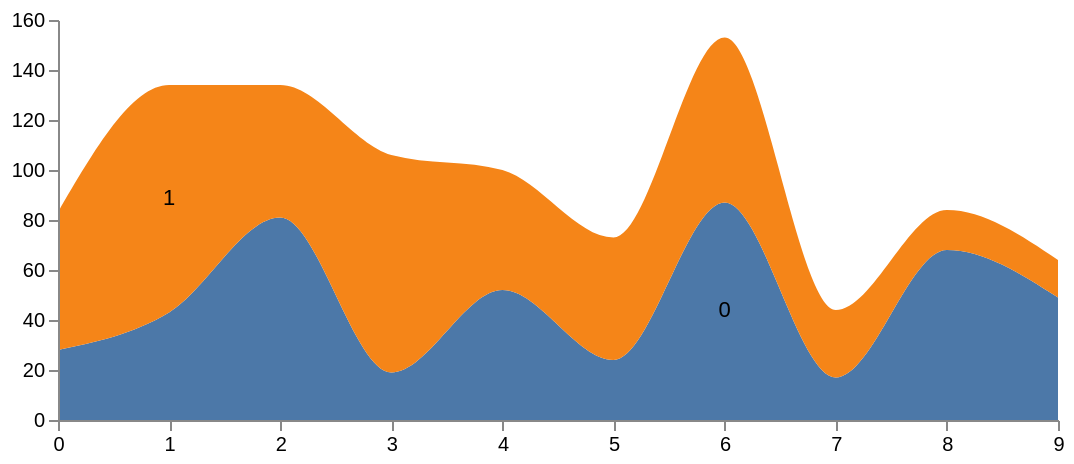

Write a Vega-Lite specification for this figure.
### Vega specification from a JSON file in a GitHub repository (floating-point values rounded to 4 significant figures)
{"$schema": "https://vega.github.io/schema/vega/v4.json", "width": 500, "height": 200, "padding": 5, "data": [{"name": "table", "values": [{"x": 0, "y": 28, "c": 0}, {"x": 0, "y": 55, "c": 1}, {"x": 1, "y": 43, "c": 0}, {"x": 1, "y": 91, "c": 1}, {"x": 2, "y": 81, "c": 0}, {"x": 2, "y": 53, "c": 1}, {"x": 3, "y": 19, "c": 0}, {"x": 3, "y": 87, "c": 1}, {"x": 4, "y": 52, "c": 0}, {"x": 4, "y": 48, "c": 1}, {"x": 5, "y": 24, "c": 0}, {"x": 5, "y": 49, "c": 1}, {"x": 6, "y": 87, "c": 0}, {"x": 6, "y": 66, "c": 1}, {"x": 7, "y": 17, "c": 0}, {"x": 7, "y": 27, "c": 1}, {"x": 8, "y": 68, "c": 0}, {"x": 8, "y": 16, "c": 1}, {"x": 9, "y": 49, "c": 0}, {"x": 9, "y": 15, "c": 1}], "transform": [{"type": "stack", "groupby": ["x"], "sort": {"field": "c"}, "field": "y"}]}], "scales": [{"name": "x", "type": "point", "range": "width", "domain": {"data": "table", "field": "x"}}, {"name": "y", "type": "linear", "range": "height", "nice": true, "zero": true, "domain": {"data": "table", "field": "y1"}}, {"name": "color", "type": "ordinal", "range": "category", "domain": {"data": "table", "field": "c"}}], "axes": [{"orient": "bottom", "scale": "x", "zindex": 1}, {"orient": "left", "scale": "y", "zindex": 1}], "marks": [{"type": "group", "name": "group", "from": {"facet": {"name": "series", "data": "table", "groupby": "c"}}, "marks": [{"type": "area", "from": {"data": "series"}, "encode": {"enter": {"interpolate": {"value": "monotone"}, "x": {"scale": "x", "field": "x"}, "y": {"scale": "y", "field": "y0"}, "y2": {"scale": "y", "field": "y1"}, "fill": {"scale": "color", "field": "c"}}, "update": {"fillOpacity": {"value": 1}}, "hover": {"fillOpacity": {"value": 0.5}}}}]}, {"type": "text", "name": "hi", "from": {"data": "group"}, "encode": {"enter": {"x": {"field": "items[0].items[0].x"}, "y": {"field": "items[0].items[0].y"}, "text": {"field": "datum.c"}}}, "transform": [{"type": "label", "size": [500, 200], "anchors": ["middle"]}]}]}
